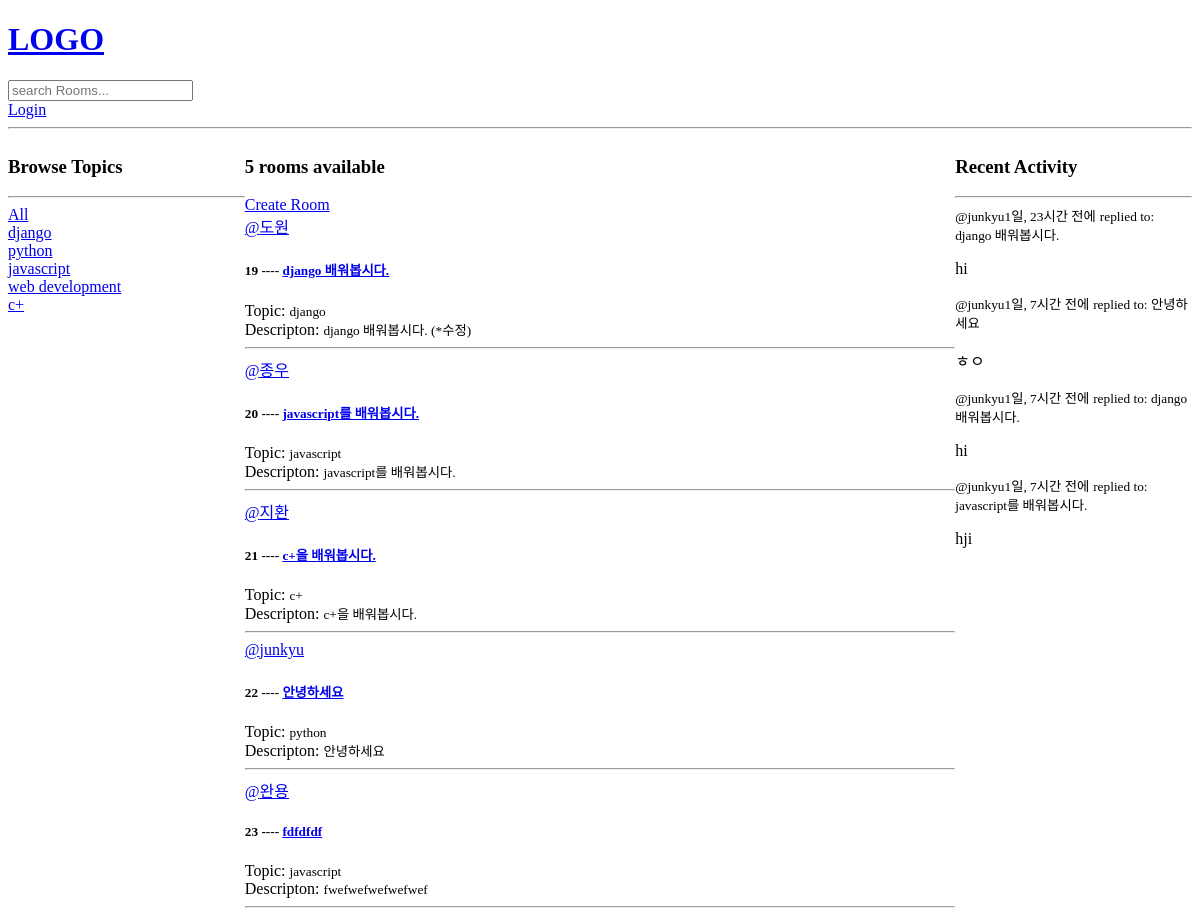
Before: / with the older database file.
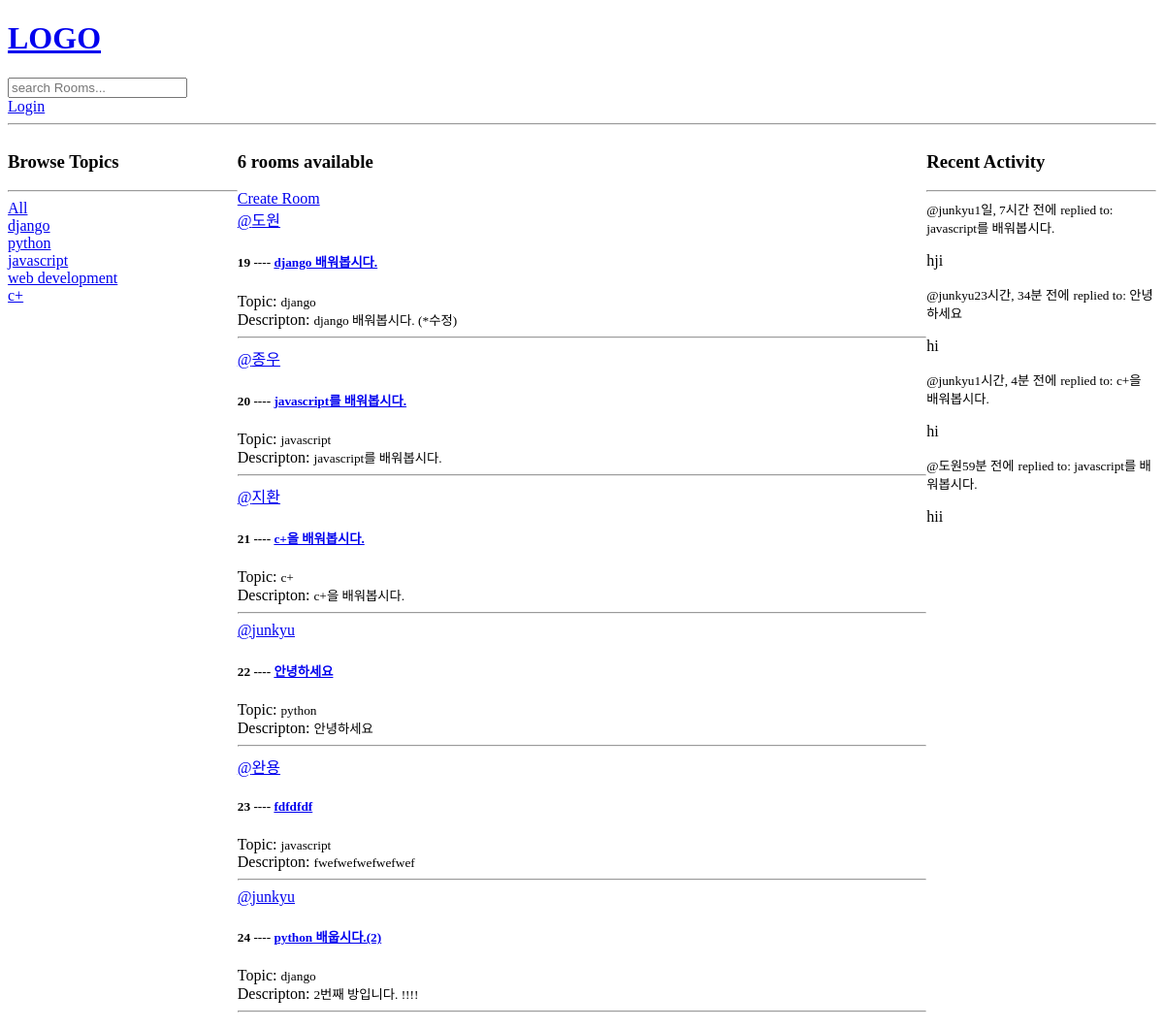
After: the same page with the newer database file.
### discord/models.py (models this page shows, shortened)
class Topic(models.Model):
    name = models.CharField(max_length=200)

class Room(models.Model):
    host = models.ForeignKey(User, on_delete=models.SET_NULL, null=True)
    topic = models.ForeignKey(Topic, on_delete=models.SET_NULL, null=True)
    name = models.CharField(max_length=200)
    description = models.TextField(null=True, blank=True)
    participants = models.ManyToManyField(User, related_name='participants', blank=True)
    updated = models.DateTimeField(auto_now=True)
    created = models.DateTimeField(auto_now_add=True)
    class meta:
        ordering = ['-updated','-created']
    def __str__(self):
        return self.name

class Message(models.Model):
    user = models.ForeignKey(User, on_delete=models.CASCADE)
    room = models.ForeignKey(Room, on_delete=models.CASCADE)
    body = models.TextField()
    updated = models.DateTimeField(auto_now=True)
    created = models.DateTimeField(auto_now_add=True)
    class meta:
        ordering = ['-updated','-created']
    def __str__(self):
        return self.body[:50]

### discord/views.py (the view)
# urls.py: path('', views.home, name = "home"),
def home(request):
    q = request.GET.get('q') if request.GET.get('q') != None else ''
    rooms = Room.objects.filter(
        Q(topic__name__icontains=q) |
        Q(name__icontains=q) |
        Q(description__icontains=q) |
        Q(host__username__icontains=q)
    )
    topics = Topic.objects.all()
    room_count = rooms.count()
    room_messages = Message.objects.filter(Q(room__topic__name__icontains=q))
    context = {'rooms':rooms, 'topics':topics, 'room_count':room_count, 'room_messages':room_messages}
    return render(request, 'base/home.html', context)

### discord/templates/base/home.html (shortened to what this page needs)
{% extends 'main.html' %}
{% block content %}
<div class = "home-container">
    <div>
      {% include 'base/topics_component.html' %}
    </div>
      <div>
          <h3> {{room_count}} rooms available </h3>
          <a href="{% url 'create-room' %}"> Create Room </a>
          {% include 'base/feed_component.html' %}
      </div>
      <div>
        {% include 'base/activity_component.html' %}
      </div>
</div>
{% endblock %}

### discord/templates/base/topics_component.html
<div>
  <h3>Browse Topics</h3>
  <hr>
  <div>
    <a href="{%url 'home' %}">All</a>
  </div>
  {% for topic in topics %}
    <div>
      <a href="{%url 'home' %}?q={{topic.name}}">{{topic.name}}</a>
    </div>
  {% endfor %}
</div>

### discord/templates/base/feed_component.html (shortened to what this page needs)
<div>
  {%for room in rooms %}
    <div>
      <a href = "{% url 'user-profile' room.host.id %}">@{{room.host}}<a/>
      <h5> {{room.id}} ---- <a href ="{% url 'room' room.id%}">{{room.name}}</a></h5>
      <a>Topic: </a><small>{{room.topic.name}}</small>
      <br><a>Descripton: </a><small>{{room.description}}</small></br>
      <hr>
    </div>
  {% endfor %}
</div>

### discord/templates/base/activity_component.html (shortened to what this page needs)
<h3>Recent Activity</h3>
<hr>
{% for message in room_messages %}
    <div>
      <small><a herf="{% url 'user-profile' message.user.id %}">@{{message.user}}</a>{{message.created|timesince}} 전에</small>
      <small>replied to: {{message.room}}</small>
      <p>{{message}}</p>
    </div>
{% endfor %}

Changed rows visible on the page:
removed Message: user "junkyu", created "1일, 23시간", room "django 배워봅시다.", body "hi"
removed Message: user "junkyu", created "1일, 7시간", room "안녕하세요", body "ㅎㅇ"
removed Message: user "junkyu", created "1일, 7시간", room "django 배워봅시다.", body "hi"
added Room: host "junkyu", id "24", name "python 배웁시다.(2)", topic.name "django", description "2번째 방입니다. !!!!"
added Message: user "junkyu", created "23시간, 34분", room "안녕하세요", body "hi"
added Message: user "junkyu", created "1시간, 4분", room "c+을 배워봅시다.", body "hi"
added Message: user "도원", created "59분", room "javascript를 배워봅시다.", body "hii"
Other visible differences:
{{ room_count }}: "5" → "6"
